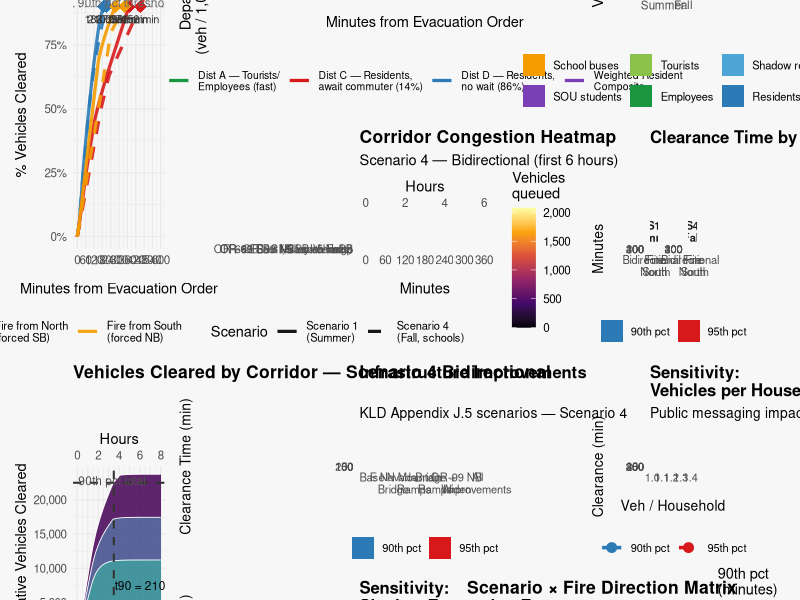

The R script that drew this image:
# =============================================================================
# Ashland, OR Evacuation Model v2 — Comprehensive Visualization
# =============================================================================
# Standalone script: re-implements the simulation engine with two bug fixes:
#   1. Fallback routing for EMZs whose preferred corridors are fire-blocked
#   2. Capacity-limited (not BPR-penalised) discharge rate
# Then builds a 10-panel analytical figure.
# =============================================================================

library(tidyverse)
library(ggplot2)
library(patchwork)
library(viridis)

# =============================================================================
# 1. PARAMETERS & POPULATION
# =============================================================================
HH_SIZE    <- 2.23
VEH_PER_HH <- 1.43
R_DROP     <- 0.90
BDN_FRAC   <- 0.90

emz <- tribble(
  ~emz_id, ~emz_name,                   ~pop_res,
  1,  "EMZ 1 — S Ridgeline",             1800,
  2,  "EMZ 2 — Siskiyou Hts",            1850,
  3,  "EMZ 3 — Quiet Village/SE",        2100,
  4,  "EMZ 4 — East Ashland",            2800,
  5,  "EMZ 5 — Shakespeare/OSF",         1750,
  6,  "EMZ 6 — Downtown/Plaza",          2400,
  7,  "EMZ 7 — Railroad District",       2300,
  8,  "EMZ 8 — North Mountain",          2650,
  9,  "EMZ 9 — Oak St/NE",               1950,
  10, "EMZ 10 — Walker Ave/SOU"  ,       1849
) |> mutate(households = round(pop_res / HH_SIZE),
            veh_base   = round(households * VEH_PER_HH))

corridors <- tribble(
  ~corr_id, ~name,                         ~cap_base_vph, ~lanes,
  1, "OR-99 NB → I-5 North",               1700, 1,
  2, "OR-99 SB / I-5 SB on-ramp",          2000, 1,
  3, "OR-66 EB → I-5 interchange",         1900, 2,
  4, "OR-66 East (Klamath Falls)",          1700, 1,
  5, "S Valley View SB"  ,                 1200, 1
) |> mutate(
  cap_vph      = cap_base_vph * lanes,
  cap_drop_vph = cap_vph * R_DROP,
  bdn_thresh   = cap_vph * BDN_FRAC
)

fire_closures <- list(
  bidirectional = integer(0),
  fire_north    = c(1L, 3L),      # fire from N: northbound exits blocked
  fire_south    = c(2L, 4L, 5L)  # fire from S: southbound exits blocked
)

tourist_veh  <- c("1" = round(5150 * .70 / 2.29), "4" = round(5150 * .55 / 2.29))
sou_veh      <- c("1" = 0, "4" = 4435)
school_veh   <- c("1" = 0, "4" = round(75 * 40))
employee_veh <- round(2302 / 1.06)

emz_cs <- tribble(
  ~emz_id, ~corr_id, ~fraction,
  1,2,.60, 1,5,.25, 1,4,.15,
  2,2,.55, 2,3,.30, 2,5,.15,
  3,3,.45, 3,4,.35, 3,2,.20,
  4,4,.50, 4,3,.30, 4,2,.20,
  5,1,.40, 5,2,.35, 5,3,.25,
  6,1,.50, 6,2,.35, 6,3,.15,
  7,1,.60, 7,2,.25, 7,3,.15,
  8,1,.75, 8,2,.15, 8,3,.10,
  9,1,.80, 9,2,.20,
  10,2,.50, 10,1,.30, 10,3,.20
)

# KLD trip-generation distributions (Section 5 / Appendix D)
dep_A   <- function(t) plogis(t, location = 30,  scale = 10)   # tourists/employees
dep_D   <- function(t) plogis(t, location = 75,  scale = 28)   # residents, no wait
dep_C   <- function(t) plogis(t, location = 135, scale = 38)   # residents, wait commuter
dep_res <- function(t) 0.86 * dep_D(t) + 0.14 * dep_C(t)      # weighted resident

# =============================================================================
# 2. SIMULATION ENGINE
# =============================================================================
run_sim <- function(
    scenario_id  = 1,
    fire_dir     = "bidirectional",
    veh_per_hh   = VEH_PER_HH,
    shadow_comp  = 0.06,
    dur          = 600,
    infra        = list(nevada_bridge = FALSE,
                        mountain_ramps = FALSE,
                        or99_widening  = FALSE)
) {
  scen   <- as.character(scenario_id)
  time_v <- seq(0, dur); n_t <- length(time_v)

  # Demand
  veh_res    <- sum(round(emz$households * veh_per_hh))
  veh_shadow <- round((10099 / HH_SIZE) * veh_per_hh * shadow_comp)
  veh_t  <- tourist_veh[[scen]]
  veh_e  <- employee_veh
  veh_s  <- sou_veh[[scen]]
  veh_sc <- school_veh[[scen]]
  total_veh <- veh_res + veh_shadow + veh_t + veh_e + veh_s + veh_sc

  # Departure rates (fraction per minute step)
  rate_res <- c(0, diff(dep_res(time_v)))
  rate_A   <- c(0, diff(dep_A(time_v)))
  rate_sc  <- c(0, diff(dep_D(time_v)))

  # Capacities (mutable copies)
  corr_cap <- corridors$cap_vph
  corr_bdn <- corridors$bdn_thresh
  corr_dc  <- corridors$cap_drop_vph

  # Infrastructure improvements
  if (infra$or99_widening) {
    corr_cap[1] <- corr_cap[1] + 1700
    corr_bdn[1] <- corr_cap[1] * BDN_FRAC
    corr_dc[1]  <- corr_cap[1] * R_DROP
  }
  if (infra$mountain_ramps) {
    corr_cap[1] <- corr_cap[1] * 1.10
    corr_bdn[1] <- corr_cap[1] * BDN_FRAC
    corr_dc[1]  <- corr_cap[1] * R_DROP
  }
  if (infra$nevada_bridge) {
    corr_cap[3] <- corr_cap[3] * 1.08
    corr_bdn[3] <- corr_cap[3] * BDN_FRAC
    corr_dc[3]  <- corr_cap[3] * R_DROP
  }

  # Close fire-blocked corridors
  closed <- fire_closures[[fire_dir]]
  if (length(closed)) corr_cap[closed] <- 0
  open_corr  <- setdiff(seq_len(nrow(corridors)), closed)
  open_share <- corr_cap[open_corr] / sum(corr_cap[open_corr])

  # Route table — re-normalise after closures
  ze <- emz_cs
  if (length(closed)) {
    ze <- ze |>
      filter(!corr_id %in% closed) |>
      group_by(emz_id) |>
      mutate(fraction = fraction / sum(fraction)) |>
      ungroup()
  }

  # Fallback routing: EMZs with ALL preferred routes blocked → use open corridors
  unrouted <- setdiff(emz$emz_id, unique(ze$emz_id))
  if (length(unrouted) > 0 && length(open_corr) > 0) {
    fallback <- tibble(
      emz_id   = rep(unrouted, each = length(open_corr)),
      corr_id  = rep(open_corr, times = length(unrouted)),
      fraction = rep(open_share, times = length(unrouted))
    )
    ze <- bind_rows(ze, fallback)
  }

  # Build per-corridor inflow matrix
  n_c        <- nrow(corridors)
  inflow_mat <- matrix(0, nrow = n_t, ncol = n_c)
  emz_veh_v  <- round(emz$households * veh_per_hh)
  shadow_v   <- round(emz_veh_v / sum(emz_veh_v) * veh_shadow)

  for (z in seq_len(nrow(emz))) {
    alloc <- ze |> filter(emz_id == emz$emz_id[z])
    for (r in seq_len(nrow(alloc))) {
      cid <- alloc$corr_id[r]
      inflow_mat[, cid] <- inflow_mat[, cid] +
        (emz_veh_v[z] + shadow_v[z]) * alloc$fraction[r] * rate_res
    }
  }

  # Non-EMZ populations distributed by open-corridor capacity share
  for (i in seq_along(open_corr)) {
    cid <- open_corr[i]
    inflow_mat[, cid] <- inflow_mat[, cid] +
      (veh_t * rate_A + veh_e * rate_A + veh_s * rate_A + veh_sc * rate_sc) *
      open_share[i]
  }

  # External / pass-through I-5 traffic (dissipates over first 2 h)
  ext_rate <- rep(0, n_t)
  ext_rate[time_v <= 120] <- 8412 / 120 / 60
  for (i in seq_along(open_corr))
    inflow_mat[, open_corr[i]] <- inflow_mat[, open_corr[i]] + ext_rate * open_share[i]

  # Time-stepped queuing — capacity-limited discharge with R-drop at breakdown
  bdn      <- rep(FALSE, n_c)
  queue    <- rep(0,     n_c)
  cleared  <- rep(0,     n_c)
  queued_v  <- cleared_v <- inflow_v <- rep(0, n_t)
  cq_mat   <- cc_mat <- matrix(0, n_t, n_c,
                                dimnames = list(NULL, corridors$name))

  for (i in seq_len(n_t)) {
    queue <- queue + inflow_mat[i, ]

    # Breakdown: triggered when instantaneous inflow rate (vph) exceeds threshold
    flow_vph <- inflow_mat[i, ] * 60
    bdn      <- bdn | (flow_vph > corr_bdn)

    # Discharge: limited by capacity (or capacity-drop if in breakdown)
    eff_cap_pm <- ifelse(bdn, corr_dc, corr_cap) / 60
    dis        <- pmin(queue, pmax(0, eff_cap_pm))
    dis[closed] <- 0

    queue   <- pmax(0, queue  - dis)
    cleared <- cleared + dis

    queued_v[i]  <- sum(queue)
    cleared_v[i] <- sum(cleared)
    inflow_v[i]  <- sum(inflow_mat[i, ])
    cq_mat[i, ]  <- queue
    cc_mat[i, ]  <- cleared
  }

  t90 <- time_v[which(cleared_v >= 0.90 * total_veh)[1]]
  t95 <- time_v[which(cleared_v >= 0.95 * total_veh)[1]]
  t99 <- time_v[which(cleared_v >= 0.99 * total_veh)[1]]

  list(
    cleared    = cleared_v, queued = queued_v, inflow = inflow_v,
    cq_mat     = cq_mat,    cc_mat = cc_mat,   time   = time_v,
    t90 = t90, t95 = t95,   t99 = t99,
    total_veh  = total_veh,
    veh_by_type = c(residents = veh_res, shadow = veh_shadow,
                    tourists  = veh_t,   employees = veh_e,
                    sou       = veh_s,   school = veh_sc)
  )
}

# =============================================================================
# 3. RUN ALL SCENARIOS
# =============================================================================
message("Running simulations...")
s1b <- run_sim(1, "bidirectional")
s4b <- run_sim(4, "bidirectional")
s1n <- run_sim(1, "fire_north")
s4n <- run_sim(4, "fire_north")
s1s <- run_sim(1, "fire_south")
s4s <- run_sim(4, "fire_south")

# Sensitivity sweeps (Scenario 4) — use dur=800 so t95 is always found
veh_sw <- tibble(vph = c(1.00, 1.10, 1.20, 1.30, 1.43)) |>
  mutate(s = map(vph, \(v) run_sim(4, veh_per_hh = v, dur = 800)),
         t90 = map_dbl(s, "t90"), t95 = map_dbl(s, "t95"),
         total = map_dbl(s, "total_veh")) |> select(-s)

shad_sw <- tibble(rate = c(0, .03, .06, .15, .30, 1.00)) |>
  mutate(s = map(rate, \(r) run_sim(4, shadow_comp = r, dur = 800)),
         t90 = map_dbl(s, "t90"), t95 = map_dbl(s, "t95")) |> select(-s)

infra_list <- list(
  list(nevada_bridge = FALSE, mountain_ramps = FALSE, or99_widening = FALSE),
  list(nevada_bridge = TRUE,  mountain_ramps = FALSE, or99_widening = FALSE),
  list(nevada_bridge = FALSE, mountain_ramps = TRUE,  or99_widening = FALSE),
  list(nevada_bridge = TRUE,  mountain_ramps = TRUE,  or99_widening = FALSE),
  list(nevada_bridge = FALSE, mountain_ramps = FALSE, or99_widening = TRUE),
  list(nevada_bridge = TRUE,  mountain_ramps = TRUE,  or99_widening = TRUE)
)
infra_labels <- c("Base", "E Nevada\nBridge", "N Mountain\nRamps",
                  "Bridge +\nRamps", "OR-99 NB\nWiden", "All\nImprovements")
infra_sw <- tibble(label = infra_labels, infra = infra_list) |>
  mutate(s = map(infra, \(inf) run_sim(4, infra = inf)),
         t90 = map_dbl(s, "t90"), t95 = map_dbl(s, "t95")) |>
  select(-s, -infra) |>
  mutate(saving_90 = t90[1] - t90, label = factor(label, levels = infra_labels))

message("Simulations complete.")
cat(sprintf("  S4 bidir 90th: %d min  |  fire_north: %d min  |  fire_south: %d min\n",
            s4b$t90, s4n$t90, s4s$t90))

# =============================================================================
# 4. BUILD PLOTS
# =============================================================================
clr_blu <- "#2c7bb6"; clr_red <- "#d7191c"; clr_grn <- "#1a9641"
clr_amb <- "#f59c00"; clr_pur <- "#7b3fb5"; clr_tl  <- "#00827f"

fire_pal <- c(
  "Bidirectional"         = clr_blu,
  "Fire from North\n(forced SB)" = clr_red,
  "Fire from South\n(forced NB)" = clr_amb
)
scen_lty <- c("Scenario 1\n(Summer)" = "solid", "Scenario 4\n(Fall, schools)" = "dashed")

# ── Panel A: All clearance curves ──────────────────────────────────────────
curve_df <- bind_rows(
  tibble(time = s1b$time, cleared = s1b$cleared, pct = s1b$cleared / s1b$total_veh,
         scenario = "Scenario 1\n(Summer)", fire = "Bidirectional"),
  tibble(time = s4b$time, cleared = s4b$cleared, pct = s4b$cleared / s4b$total_veh,
         scenario = "Scenario 4\n(Fall, schools)", fire = "Bidirectional"),
  tibble(time = s1n$time, cleared = s1n$cleared, pct = s1n$cleared / s1n$total_veh,
         scenario = "Scenario 1\n(Summer)", fire = "Fire from North\n(forced SB)"),
  tibble(time = s4n$time, cleared = s4n$cleared, pct = s4n$cleared / s4n$total_veh,
         scenario = "Scenario 4\n(Fall, schools)", fire = "Fire from North\n(forced SB)"),
  tibble(time = s1s$time, cleared = s1s$cleared, pct = s1s$cleared / s1s$total_veh,
         scenario = "Scenario 1\n(Summer)", fire = "Fire from South\n(forced NB)"),
  tibble(time = s4s$time, cleared = s4s$cleared, pct = s4s$cleared / s4s$total_veh,
         scenario = "Scenario 4\n(Fall, schools)", fire = "Fire from South\n(forced NB)")
)

milestones <- tibble(
  label    = c("S1 bidir", "S4 bidir", "S1 N", "S4 N", "S1 S", "S4 S"),
  time     = c(s1b$t90, s4b$t90, s1n$t90, s4n$t90, s1s$t90, s4s$t90),
  fire     = c("Bidirectional","Bidirectional",
               "Fire from North\n(forced SB)","Fire from North\n(forced SB)",
               "Fire from South\n(forced NB)","Fire from South\n(forced NB)"),
  pct_val  = 0.90
) |> filter(!is.na(time))

pA <- ggplot(curve_df, aes(x = time, y = pct * 100,
                            colour = fire, linetype = scenario)) +
  geom_line(linewidth = 1.1, alpha = .9) +
  geom_hline(yintercept = 90, linetype = "dotted", colour = "grey50") +
  geom_point(data = milestones,
             aes(x = time, y = pct_val * 100, colour = fire),
             shape = 18, size = 4, show.legend = FALSE,
             inherit.aes = FALSE) +
  geom_text(data = milestones,
            aes(x = time, y = pct_val * 100 - 5, label = paste0(time, " min")),
            size = 2.8, show.legend = FALSE, colour = "grey20",
            inherit.aes = FALSE) +
  annotate("text", x = 3, y = 91.5, label = "90th pct threshold",
           hjust = 0, size = 3, colour = "grey40") +
  scale_colour_manual(values = fire_pal) +
  scale_linetype_manual(values = c("solid", "dashed")) +
  scale_x_continuous(name = "Minutes from Evacuation Order",
                     sec.axis = sec_axis(~ . / 60, name = "Hours"),
                     breaks = seq(0, 600, 60)) +
  scale_y_continuous(labels = function(x) paste0(x, "%")) +
  labs(title = "Cumulative Evacuation Progress — All Scenarios",
       y     = "% Vehicles Cleared",
       colour = "Fire Direction", linetype = "Scenario") +
  theme_minimal(base_size = 10.5) +
  theme(legend.position = "bottom",
        legend.box = "horizontal",
        legend.text = element_text(size = 8),
        plot.title = element_text(face = "bold"))

# ── Panel B: KLD Departure Rate Profiles ──────────────────────────────────
t_seq <- seq(0, 300)
dep_df <- bind_rows(
  tibble(t = t_seq, rate = c(0, diff(dep_A(t_seq)))   * 1000, dist = "Dist A — Tourists/\nEmployees (fast)"),
  tibble(t = t_seq, rate = c(0, diff(dep_D(t_seq)))   * 1000, dist = "Dist D — Residents,\nno wait (86%)"),
  tibble(t = t_seq, rate = c(0, diff(dep_C(t_seq)))   * 1000, dist = "Dist C — Residents,\nawait commuter (14%)"),
  tibble(t = t_seq, rate = c(0, diff(dep_res(t_seq))) * 1000, dist = "Weighted Resident\nComposite")
)
dep_pal <- c("Dist A — Tourists/\nEmployees (fast)"  = clr_grn,
             "Dist D — Residents,\nno wait (86%)"    = clr_blu,
             "Dist C — Residents,\nawait commuter (14%)" = clr_red,
             "Weighted Resident\nComposite"           = clr_pur)

pB <- ggplot(dep_df, aes(x = t, y = rate, colour = dist)) +
  geom_line(linewidth = 1.1) +
  scale_colour_manual(values = dep_pal) +
  scale_x_continuous(breaks = seq(0, 300, 60)) +
  labs(title = "KLD Trip-Generation Distributions",
       subtitle = "Per-thousand vehicles departing per minute",
       x = "Minutes from Evacuation Order", y = "Departure Rate\n(veh / 1,000 total / min)",
       colour = NULL) +
  theme_minimal(base_size = 10.5) +
  theme(legend.position = "bottom", legend.text = element_text(size = 7.5),
        plot.title = element_text(face = "bold"))

# ── Panel C: Vehicle Composition — S1 vs S4 ────────────────────────────────
comp_df <- bind_rows(
  enframe(s1b$veh_by_type, name = "type", value = "vehicles") |> mutate(scenario = "Scenario 1\nSummer"),
  enframe(s4b$veh_by_type, name = "type", value = "vehicles") |> mutate(scenario = "Scenario 4\nFall")
) |>
  mutate(type = factor(type,
                        levels = c("school","sou","tourists","employees","shadow","residents"),
                        labels = c("School buses","SOU students","Tourists",
                                   "Employees","Shadow region","Residents")))

pC <- ggplot(comp_df, aes(x = scenario, y = vehicles, fill = type)) +
  geom_col(width = .6) +
  geom_text(aes(label = ifelse(vehicles > 100, format(round(vehicles), big.mark = ","), "")),
            position = position_stack(vjust = 0.5), size = 2.8, colour = "white") +
  scale_fill_manual(values = c("Residents"     = clr_blu, "Shadow region" = "#4da6d5",
                                "Employees"     = clr_grn, "Tourists"     = "#8bc34a",
                                "SOU students"  = clr_pur, "School buses" = clr_amb)) +
  scale_y_continuous(labels = scales::comma) +
  labs(title = "Evacuating Vehicle Composition",
       x = NULL, y = "Vehicles", fill = NULL) +
  theme_minimal(base_size = 10.5) +
  theme(legend.position = "bottom", legend.text = element_text(size = 8),
        plot.title = element_text(face = "bold"))

# ── Panel D: Corridor Queue Heatmap — S4 bidirectional ─────────────────────
hmap_df <- as_tibble(s4b$cq_mat) |>
  mutate(time = s4b$time) |>
  pivot_longer(-time, names_to = "corridor", values_to = "queue") |>
  # shorten corridor labels
  mutate(corridor = str_replace(corridor, "→", "->"),
         corridor = factor(corridor, levels = rev(corridors$name |> str_replace("→","->"))))

pD <- ggplot(hmap_df |> filter(time <= 360),
             aes(x = time, y = corridor, fill = queue)) +
  geom_tile() +
  scale_fill_viridis_c(option = "inferno", name = "Vehicles\nqueued",
                       labels = scales::comma) +
  scale_x_continuous(breaks = seq(0, 360, 60),
                     sec.axis = sec_axis(~ . / 60, name = "Hours")) +
  labs(title = "Corridor Congestion Heatmap",
       subtitle = "Scenario 4 — Bidirectional (first 6 hours)",
       x = "Minutes", y = NULL) +
  theme_minimal(base_size = 10.5) +
  theme(axis.text.y  = element_text(size = 8),
        legend.position = "right",
        plot.title   = element_text(face = "bold"))

# ── Panel E: Fire Direction Impact — Bar Chart ──────────────────────────────
fire_bar_df <- tibble(
  scenario  = rep(c("S1\nSummer", "S4\nFall"), each = 3),
  fire      = rep(c("Bidirectional","Fire North","Fire South"), 2),
  t90       = c(s1b$t90, s1n$t90, s1s$t90,
                s4b$t90, s4n$t90, s4s$t90),
  t95       = c(s1b$t95, s1n$t95, s1s$t95,
                s4b$t95, s4n$t95, s4s$t95)
) |>
  pivot_longer(c(t90, t95), names_to = "pct", values_to = "minutes") |>
  mutate(pct  = recode(pct, t90 = "90th pct", t95 = "95th pct"),
         fire = factor(fire, levels = c("Bidirectional","Fire North","Fire South")),
         hours = round(minutes / 60, 1))

pE <- ggplot(fire_bar_df, aes(x = fire, y = minutes, fill = pct)) +
  geom_col(position = position_dodge(.8), width = .7) +
  geom_text(aes(label = paste0(round(minutes / 60, 1), "h")),
            position = position_dodge(.8), vjust = -.4, size = 2.8) +
  facet_wrap(~ scenario, scales = "free_y") +
  scale_fill_manual(values = c("90th pct" = clr_blu, "95th pct" = clr_red)) +
  scale_x_discrete(labels = function(x) str_wrap(x, 8)) +
  labs(title = "Clearance Time by Fire Direction",
       x = NULL, y = "Minutes", fill = NULL) +
  theme_minimal(base_size = 10) +
  theme(legend.position = "bottom", strip.text = element_text(face = "bold"),
        plot.title = element_text(face = "bold"))

# ── Panel F: Per-Corridor Cleared — S4 bidirectional (stacked area) ─────────
corr_clr_df <- as_tibble(s4b$cc_mat) |>
  mutate(time = s4b$time) |>
  pivot_longer(-time, names_to = "corridor", values_to = "cleared") |>
  mutate(corridor = str_replace(corridor, "→", "->"),
         corridor = factor(corridor, levels = corridors$name |> str_replace("→","->")))

pF <- ggplot(corr_clr_df |> filter(time <= 480),
             aes(x = time, y = cleared, fill = corridor)) +
  geom_area(alpha = .85, colour = "white", linewidth = .3) +
  geom_hline(yintercept = 0.90 * s4b$total_veh, linetype = "dashed",
             colour = "grey20", linewidth = .7) +
  annotate("text", x = 5, y = 0.90 * s4b$total_veh + 300,
           label = "90th pct total", hjust = 0, size = 3, colour = "grey30") +
  geom_vline(xintercept = s4b$t90, linetype = "dashed",
             colour = "grey20", linewidth = .7) +
  annotate("text", x = s4b$t90 + 5, y = s4b$total_veh * 0.30,
           label = paste0("t90 = ", s4b$t90, " min"), hjust = 0, size = 3) +
  scale_fill_viridis_d(option = "D", end = .9) +
  scale_x_continuous(name = "Minutes from Evacuation Order",
                     sec.axis = sec_axis(~ . / 60, name = "Hours"),
                     breaks = seq(0, 480, 60)) +
  scale_y_continuous(labels = scales::comma) +
  labs(title = "Vehicles Cleared by Corridor — Scenario 4 Bidirectional",
       y = "Cumulative Vehicles Cleared", fill = NULL) +
  theme_minimal(base_size = 10.5) +
  theme(legend.position = "bottom", legend.text = element_text(size = 8),
        plot.title = element_text(face = "bold"))

# ── Panel G: Infrastructure Sensitivity ────────────────────────────────────
pG <- ggplot(infra_sw |>
               pivot_longer(c(t90, t95), names_to = "pct", values_to = "min") |>
               mutate(pct = recode(pct, t90 = "90th pct", t95 = "95th pct")),
             aes(x = label, y = min, fill = pct)) +
  geom_col(position = position_dodge(.8), width = .7) +
  geom_text(aes(label = paste0(round(min / 60, 1), "h")),
            position = position_dodge(.8), vjust = -.4, size = 2.8) +
  scale_fill_manual(values = c("90th pct" = clr_blu, "95th pct" = clr_red)) +
  scale_x_discrete(labels = function(x) str_wrap(x, 10)) +
  labs(title = "Infrastructure Improvements",
       subtitle = "KLD Appendix J.5 scenarios — Scenario 4",
       x = NULL, y = "Clearance Time (min)", fill = NULL) +
  theme_minimal(base_size = 10) +
  theme(legend.position = "bottom", axis.text.x = element_text(size = 8),
        plot.title = element_text(face = "bold"))

# ── Panel H: Vehicles per Household Sensitivity ────────────────────────────
pH <- ggplot(veh_sw, aes(x = vph)) +
  geom_ribbon(aes(ymin = t90, ymax = t95), fill = clr_blu, alpha = .15) +
  geom_line(aes(y = t90, colour = "90th pct"), linewidth = 1.2) +
  geom_line(aes(y = t95, colour = "95th pct"), linewidth = 1.2, linetype = "dashed") +
  geom_point(aes(y = t90, colour = "90th pct"), size = 3) +
  geom_point(aes(y = t95, colour = "95th pct"), size = 3) +
  geom_vline(xintercept = VEH_PER_HH, linetype = "dotted", colour = "grey40") +
  annotate("text", x = VEH_PER_HH + .01,
           y = (max(c(veh_sw$t95, veh_sw$t90), na.rm = TRUE)) * .98,
           label = "Survey\n1.43", hjust = 0, size = 2.8, colour = "grey40") +
  scale_colour_manual(values = c("90th pct" = clr_blu, "95th pct" = clr_red)) +
  labs(title = "Sensitivity:\nVehicles per Household",
       subtitle = "Public messaging impact",
       x = "Veh / Household", y = "Clearance (min)", colour = NULL) +
  theme_minimal(base_size = 10) +
  theme(legend.position = "bottom", plot.title = element_text(face = "bold"))

# ── Panel I: Shadow Compliance Sensitivity ──────────────────────────────────
pI <- ggplot(shad_sw, aes(x = rate * 100)) +
  geom_ribbon(aes(ymin = t90, ymax = t95), fill = clr_amb, alpha = .15) +
  geom_line(aes(y = t90, colour = "90th pct"), linewidth = 1.2) +
  geom_line(aes(y = t95, colour = "95th pct"), linewidth = 1.2, linetype = "dashed") +
  geom_point(aes(y = t90, colour = "90th pct"), size = 3) +
  geom_point(aes(y = t95, colour = "95th pct"), size = 3) +
  geom_vline(xintercept = 6, linetype = "dotted", colour = "grey40") +
  annotate("text", x = 7,
           y = max(c(shad_sw$t95, shad_sw$t90), na.rm = TRUE) * .98,
           label = "Survey\n6%", hjust = 0, size = 2.8, colour = "grey40") +
  scale_colour_manual(values = c("90th pct" = clr_blu, "95th pct" = clr_red)) +
  scale_x_continuous(labels = function(x) paste0(x, "%")) +
  labs(title = "Sensitivity:\nShadow Evacuation Rate",
       subtitle = "Surrounding area voluntary compliance",
       x = "Shadow Compliance (%)", y = "Clearance (min)", colour = NULL) +
  theme_minimal(base_size = 10) +
  theme(legend.position = "bottom", plot.title = element_text(face = "bold"))

# ── Panel J: Scenario Matrix Heatmap ──────────────────────────────────────
mat_df <- tibble(
  scenario = rep(c("S1 Summer", "S4 Fall"), each = 3),
  fire     = rep(c("Bidirectional", "Fire from\nNorth", "Fire from\nSouth"), 2),
  t90      = c(s1b$t90, s1n$t90, s1s$t90,
               s4b$t90, s4n$t90, s4s$t90)
) |>
  mutate(fire     = factor(fire,     levels = c("Bidirectional","Fire from\nNorth","Fire from\nSouth")),
         scenario = factor(scenario, levels = c("S1 Summer","S4 Fall")),
         label    = paste0(round(t90 / 60, 1), "h\n(", t90, " min)"))

pJ <- ggplot(mat_df, aes(x = fire, y = scenario, fill = t90)) +
  geom_tile(colour = "white", linewidth = 1.5) +
  geom_text(aes(label = label), size = 3.2, fontface = "bold", colour = "white") +
  scale_fill_gradient2(low = clr_grn, mid = clr_amb, high = clr_red,
                       midpoint = median(mat_df$t90, na.rm = TRUE),
                       name = "90th pct\n(minutes)",
                       na.value = "grey80") +
  labs(title = "Scenario × Fire Direction Matrix",
       subtitle = "90th percentile clearance time",
       x = "Fire Direction", y = NULL) +
  theme_minimal(base_size = 10.5) +
  theme(legend.position = "right", plot.title = element_text(face = "bold"),
        axis.text = element_text(size = 9))

# =============================================================================
# 5. COMPOSE & SAVE
# =============================================================================
layout <- "
AAAABBCC
AAAADDEE
FFFFGGHH
FFFFIJJJ
"

combined <- pA + pB + pC + pD + pE + pF + pG + pH + pI + pJ +
  plot_layout(design = layout) +
  plot_annotation(
    title    = "City of Ashland, OR — Wildfire Evacuation Model v2  |  Comprehensive Analysis",
    subtitle = paste0(
      "KLD TR-1217 informed  •  10 EMZs  •  HCM 2016 capacities (R = 0.90 drop)  •  ",
      "Multi-population departure curves  •  Scenario 4 peak demand: ",
      format(s4b$total_veh, big.mark = ","), " vehicles"
    ),
    theme = theme(
      plot.title    = element_text(face = "bold", size = 14),
      plot.subtitle = element_text(size  = 9, colour = "grey40"),
      plot.background = element_rect(fill = "grey97", colour = NA)
    )
  )

ggsave("ashland_evacuation_results_v2.png", combined,
       width = 20, height = 15, dpi = 150)
message("Saved: ashland_evacuation_results_v2.png")
